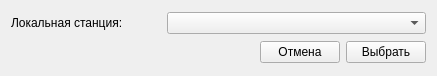
<?xml version="1.0" encoding="UTF-8"?>
<ui version="4.0">
 <class>StationSelectForm</class>
 <widget class="QWidget" name="StationSelectForm">
  <property name="geometry">
   <rect>
    <x>0</x>
    <y>0</y>
    <width>437</width>
    <height>76</height>
   </rect>
  </property>
  <property name="windowTitle">
   <string>Form</string>
  </property>
  <layout class="QVBoxLayout" name="verticalLayout">
   <item>
    <layout class="QHBoxLayout" name="horizontalLayout">
     <property name="sizeConstraint">
      <enum>QLayout::SetDefaultConstraint</enum>
     </property>
     <item>
      <widget class="QLabel" name="label">
       <property name="maximumSize">
        <size>
         <width>150</width>
         <height>16777215</height>
        </size>
       </property>
       <property name="text">
        <string>Локальная станция:</string>
       </property>
      </widget>
     </item>
     <item>
      <widget class="QComboBox" name="stationBox"/>
     </item>
    </layout>
   </item>
   <item>
    <layout class="QHBoxLayout" name="horizontalLayout_2">
     <item>
      <spacer name="horizontalSpacer">
       <property name="orientation">
        <enum>Qt::Horizontal</enum>
       </property>
       <property name="sizeHint" stdset="0">
        <size>
         <width>40</width>
         <height>20</height>
        </size>
       </property>
      </spacer>
     </item>
     <item>
      <widget class="QPushButton" name="cancelButton">
       <property name="text">
        <string>Отмена</string>
       </property>
      </widget>
     </item>
     <item>
      <widget class="QPushButton" name="chooseButton">
       <property name="text">
        <string>Выбрать</string>
       </property>
      </widget>
     </item>
    </layout>
   </item>
  </layout>
 </widget>
 <resources/>
 <connections>
  <connection>
   <sender>cancelButton</sender>
   <signal>clicked()</signal>
   <receiver>StationSelectForm</receiver>
   <slot>close()</slot>
   <hints>
    <hint type="sourcelabel">
     <x>300</x>
     <y>53</y>
    </hint>
    <hint type="destinationlabel">
     <x>218</x>
     <y>37</y>
    </hint>
   </hints>
  </connection>
 </connections>
</ui>
